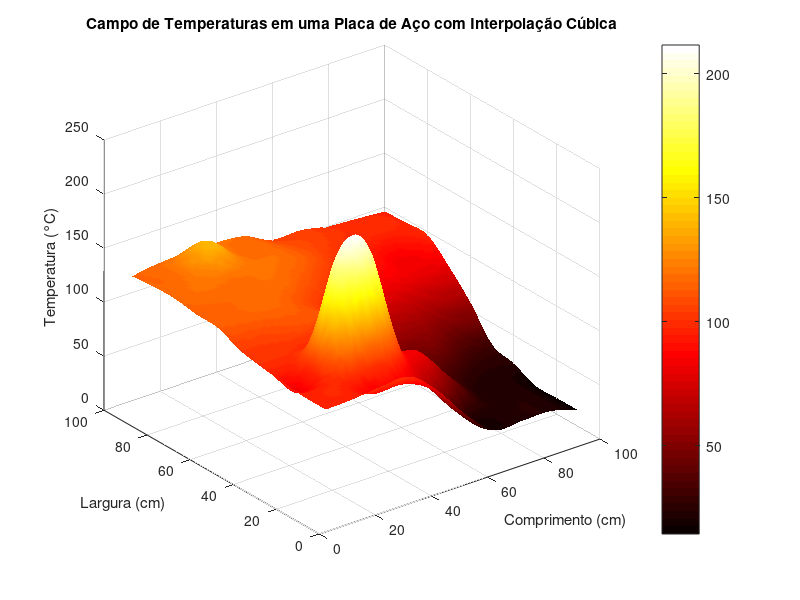

The MATLAB source for this figure:
% Definindo os valores das temperaturas
temperaturas = [
    95, 96, 99, 99, 77, 46, 23, 23, 23, 15;
    95, 98, 99, 99, 77, 48, 23, 23, 23, 15;
    97, 97, 199, 199, 98, 79, 48, 23, 23, 15;
    100, 100, 105, 105, 77, 70, 48, 30, 23, 24;
    104, 105, 110, 110, 87, 70, 48, 48, 35, 30;
    113, 115, 117, 110, 99, 89, 67, 63, 57, 57;
    114, 116, 118, 118, 110, 100, 87, 83, 80, 79;
    117, 120, 120, 120, 118, 110, 99, 93, 85, 97;
    117, 120, 140, 120, 118, 110, 105, 100, 99, 97;
    115, 119, 120, 120, 117, 105, 105, 100, 98, 96
];

% Definindo os pontos na superfície da placa
[x, y] = meshgrid(10:10:100, 10:10:100);

% Pontos de interpolação
[xq, yq] = meshgrid(10:1:100, 10:1:100);

% Interpolação cúbica
temperaturas_interp = interp2(x, y, temperaturas, xq, yq, 'cubic');

% Criando o gráfico 3D com interpolação
figure;
surf(xq, yq, temperaturas_interp);

% Definindo os rótulos dos eixos
xlabel('Comprimento (cm)');
ylabel('Largura (cm)');
zlabel('Temperatura (°C)');
title('Campo de Temperaturas em uma Placa de Aço com Interpolação Cúbica');

% Ajustando a visualização
colormap('hot');
colorbar;
shading interp; % Suaviza o sombreamento
